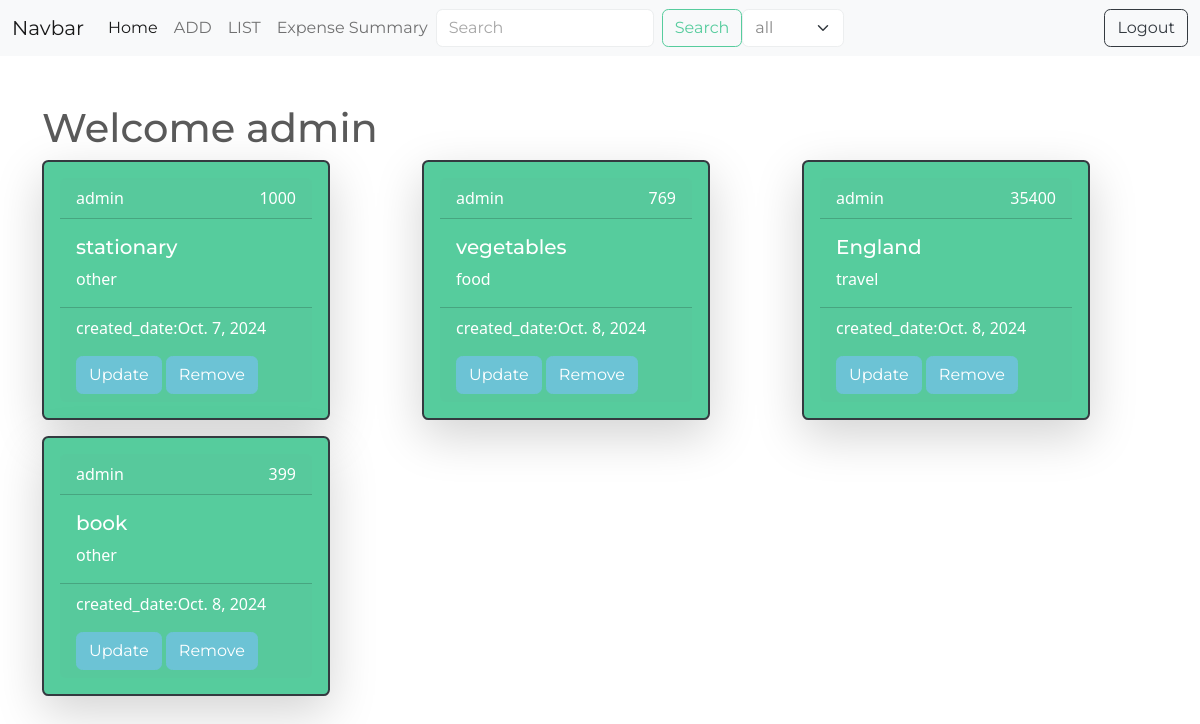
Before: /expenses/all/ (signed in) with the older database file.
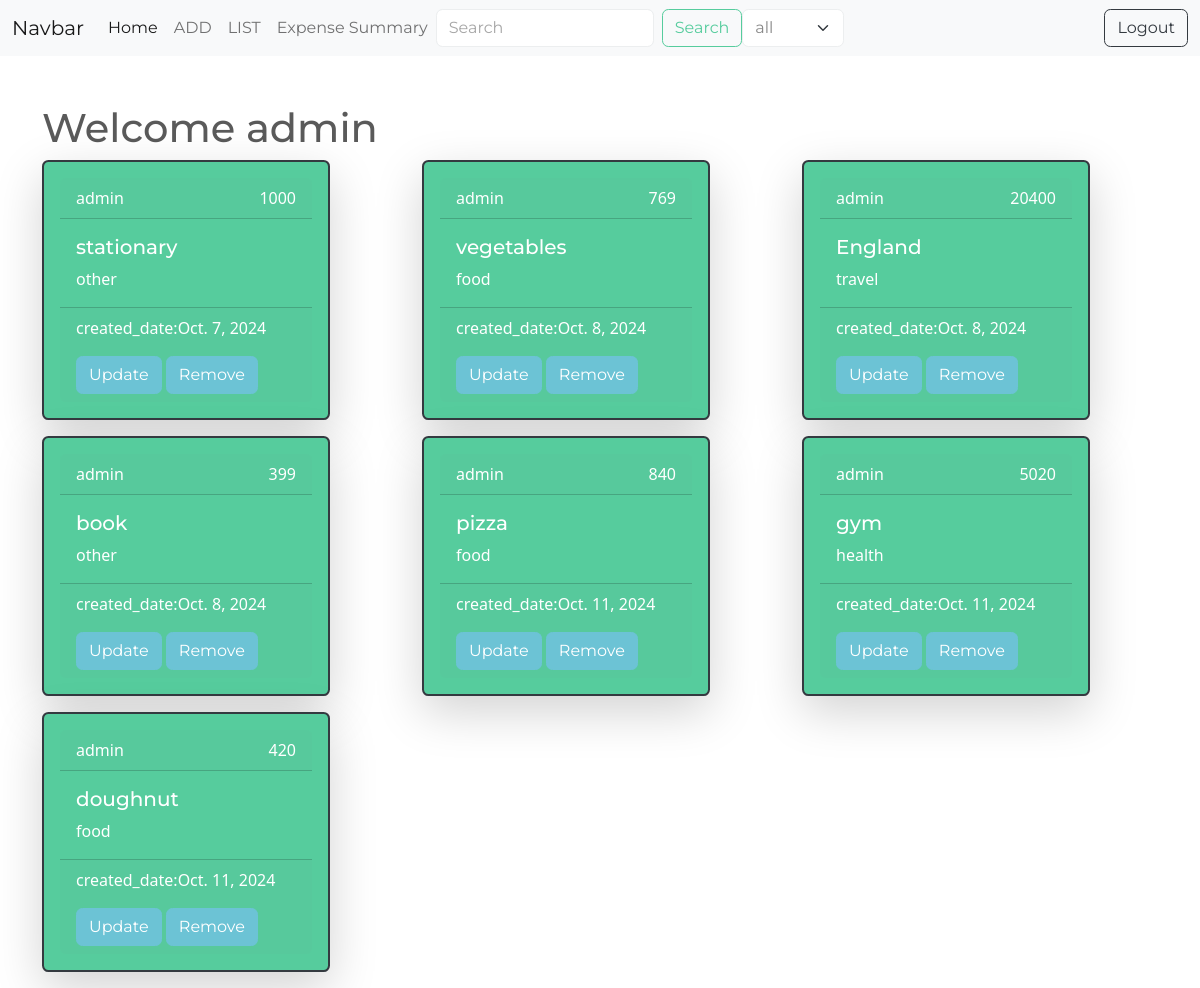
After: the same page with the newer database file.
### budget/models.py (models this page shows, shortened)
class Expense(models.Model):
    title=models.CharField(max_length=200)
    amount=models.PositiveIntegerField()
    created_date=models.DateTimeField(auto_now_add=True)
    category_choices=(
        ('food','food'),
        ('travel','travel'),
        ('health','health'),
        ('other','other')
    )
    category=models.CharField(max_length=200,choices=category_choices,default='other')
    user=models.ForeignKey(User,on_delete=models.CASCADE)

### budget/views.py (the view)
# urls.py: path('expenses/all/',views.ExpenseListView.as_view(),name='expense-list'),
@method_decorator(decs,name='dispatch')
class ExpenseListView(View):
    def get(self,request,*args,**kwargs):
        search_text=request.GET.get('search')
        selected_category=request.GET.get("category","all")
        if selected_category=='all':
            qs=Expense.objects.filter(user=request.user)
        else:
            qs=Expense.objects.filter(category=selected_category,user=request.user)
        if search_text:
            qs=Expense.objects.filter(user=request.user)
            qs=qs.filter(title__contains=search_text)
        return render(request,'expenselist.html',{'expenses':qs,"selected":selected_category})

### budget/templates/expenselist.html
{%extends 'base.html'%} {%block main_block%}
<div class="container mt-5">
  <div class="row">
    <h1>Welcome {{request.user}}</h1>
    {%for exp in expenses%}
    <div class="col-4">
      <div
        class="card text-bg-dark mb-3 bg-success text-white p-3 shadow-lg border border-2 border-dark"
        style="max-width: 18rem; cursor: pointer"
      >
        <div class="card-header d-flex justify-content-between">
          <div>{{exp.user}}</div>
          <div>{{exp.amount}}</div>
        </div>
        <div class="card-body">
          <h5 class="card-title">{{exp.title}}</h5>
          <p class="card-text">{{exp.category}}</p>
        </div>
        <div class="card-footer text-body-white">
          created_date:{{exp.created_date|date}}
          <div class="mt-3">
            <a
              href="{%url 'expense-update' exp.id %}"
              class="btn btn-info text-white"
              >Update</a
            >
            <a
              href="{%url 'expense-delete' exp.id %}"
              class="btn btn-info text-white"
              >Remove</a
            >
          </div>
        </div>
      </div>
    </div>
    {%endfor%}
  </div>
</div>
{%endblock%}

### budget/templates/base.html (shortened to what this page needs)
{%load static%}
<!DOCTYPE html>
<html lang="en">
  <head>
    <link
      href="https://cdn.jsdelivr.net/npm/bootstrap@5.0.2/dist/css/bootstrap.min.css"
      rel="stylesheet"
    />
    <link rel="stylesheet" href="{%static 'css/bootstrap.min.css'%}">
  </head>
  <body>
    <nav class="navbar navbar-expand-lg navbar-light bg-light">
      <div class="container-fluid ">
        <a class="navbar-brand" href="#">Navbar</a>
        <div class="collapse navbar-collapse" id="navbarNav">
          <ul class="navbar-nav">
            <li class="nav-item">
              <a class="nav-link active" aria-current="page" href="{%url 'expense-summary'%}">Home</a>
            </li>
            <li class="nav-item">
              <a class="nav-link" href="{%url 'expense-add'%}">ADD</a>
            </li>
            <li class="nav-item">
              <a class="nav-link" href="{%url 'expense-list'%}">LIST</a>
            </li>
              <a class="nav-link" href="{%url 'expense-summary'%}">Expense Summary</a>
          </ul>
          <form class="d-flex" action="{%url 'expense-list'%}">
            <input
              class="form-control me-2"
              type="search"
              placeholder="Search"
              aria-label="Search"
              name="search"
            />
            <button class="btn btn-outline-success" type="submit">
              Search
            </button>
          </form>
          <form action="">
            <select name="category" id="" class="form-select" onchange="this.form.submit()">
              <option value="all" {%if selected == "all"%}selected{%endif%}>all</option>
            </select>
          </form>
        </div>
        <a href="{%url 'signout'%}" class="btn btn-outline-dark">Logout</a>
      </div>
    </nav>
    {%block main_block%} {%endblock%}
  </body>
</html>

Changed rows visible on the page:
changed Expense "England": amount "35400" → "20400"
added Expense: user "admin", amount "840", title "pizza", category "food", created_date "Oct. 11, 2024"
added Expense: user "admin", amount "5020", title "gym", category "health", created_date "Oct. 11, 2024"
added Expense: user "admin", amount "420", title "doughnut", category "food", created_date "Oct. 11, 2024"
